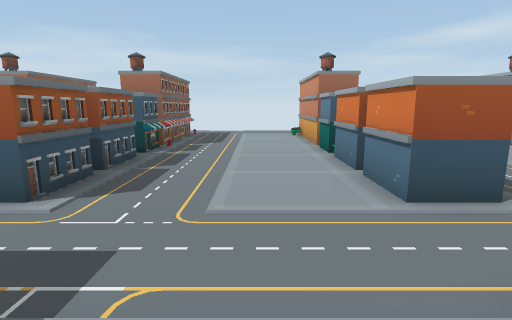
[1] (above)

24 first-person views from a walk through a 3-D level made in the Unity game engine. The camera is 1.2 m above the floor, tilts 10° down and sees 80° across. The floor is counted in squares, 1 m on a side. Each view is taken from the middle of a square. On the plan, view 1 faces up. The plan holds only what a view shows up to about 13 squares ahead; the rest is blank.

[2]
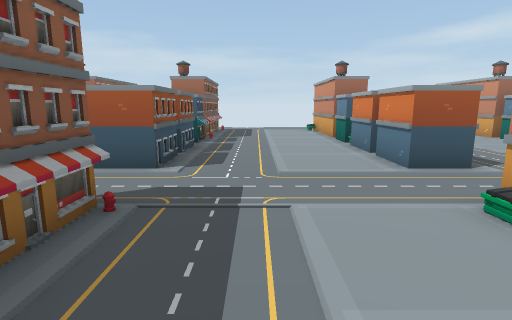

[3]
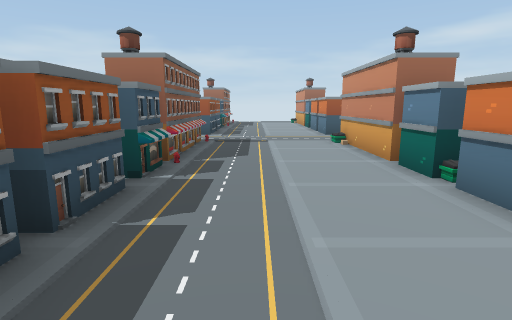

[4]
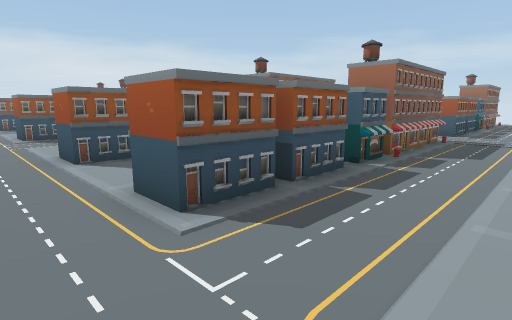

[5]
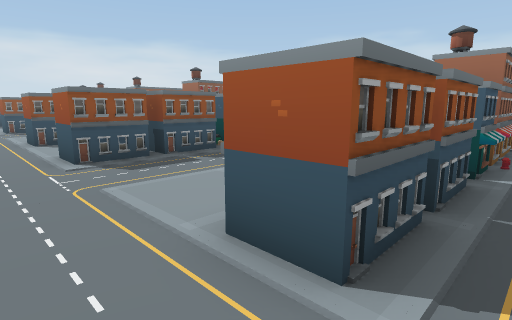

[6]
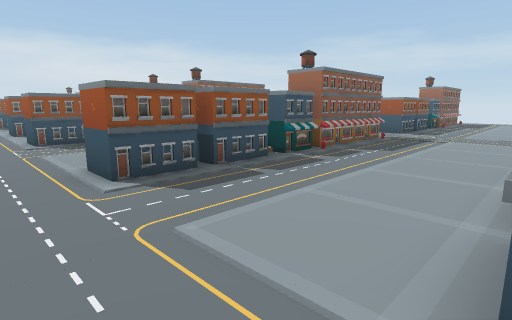

[7]
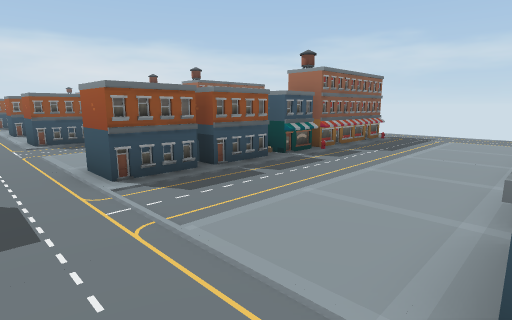

[8]
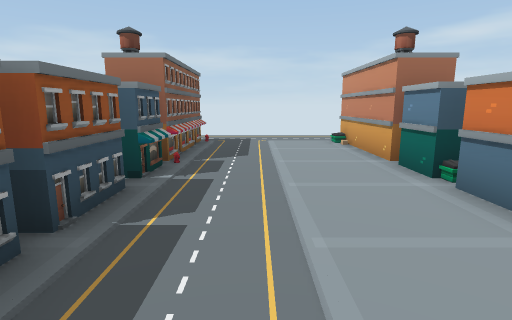

[9]
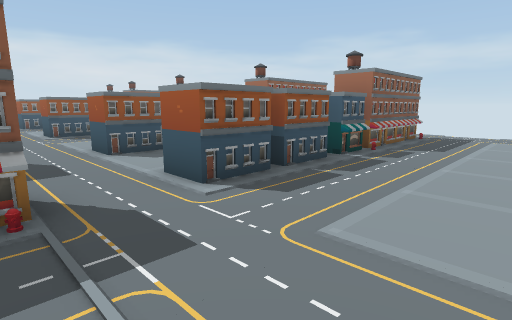

[10]
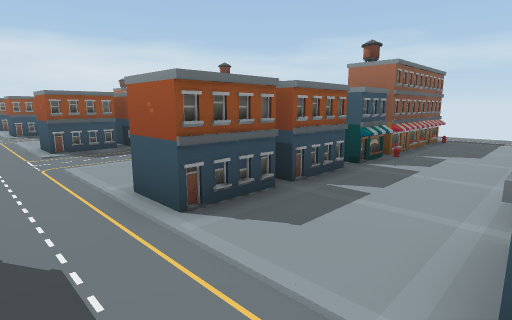

[11]
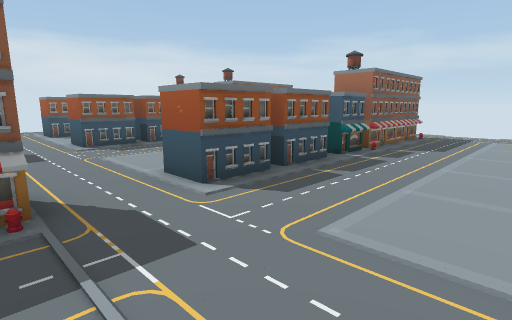

[12]
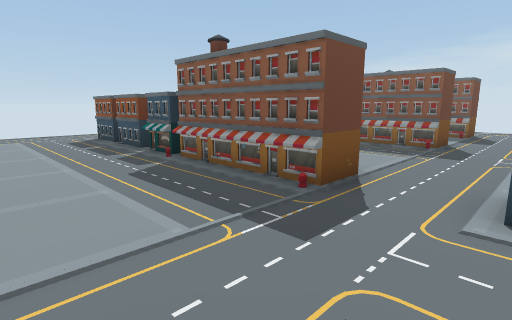

[13]
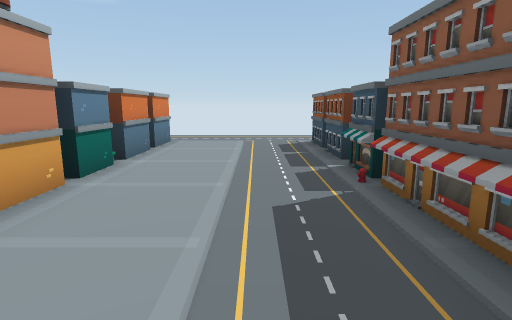

[14]
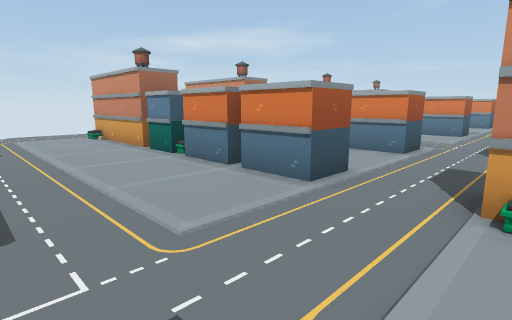

[15]
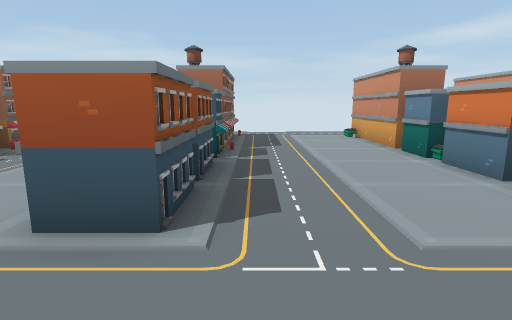

[16]
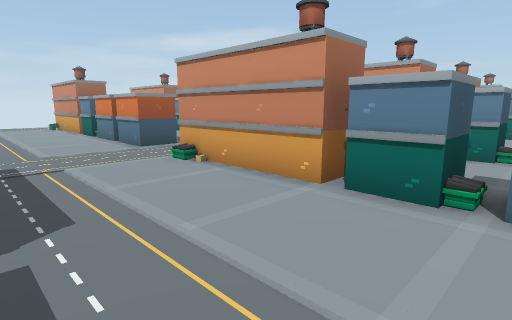

[17]
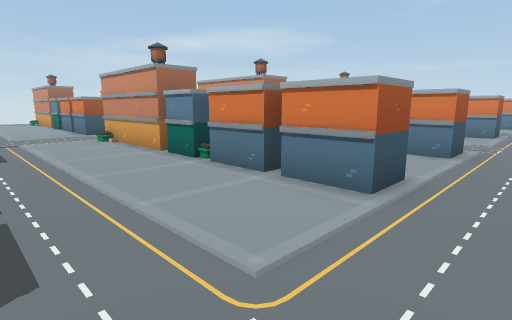

[18]
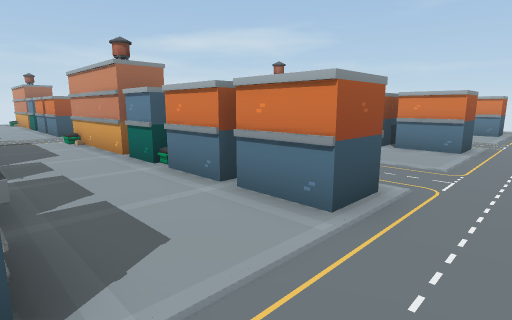

[19]
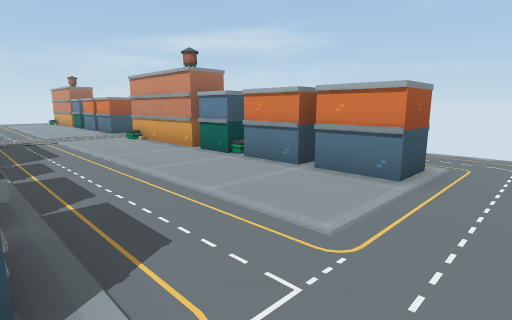

[20]
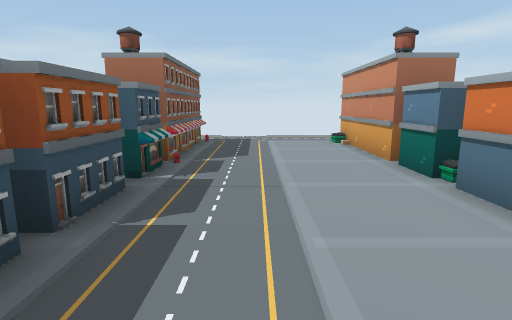

[21]
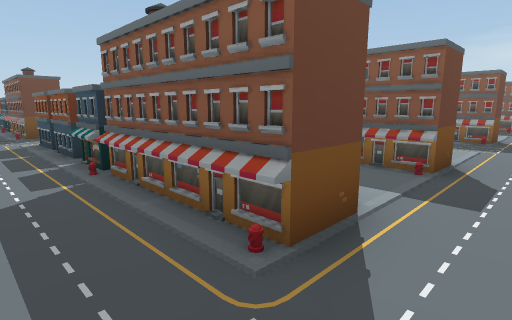

[22]
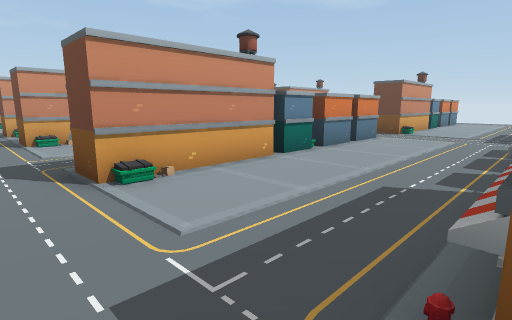

[23]
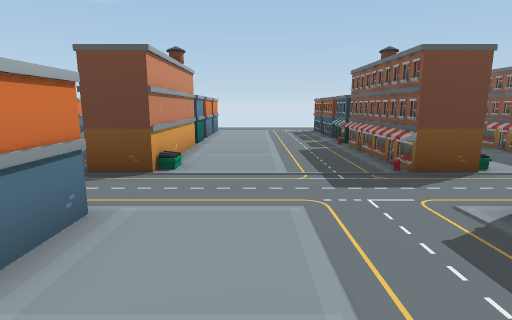

[24]
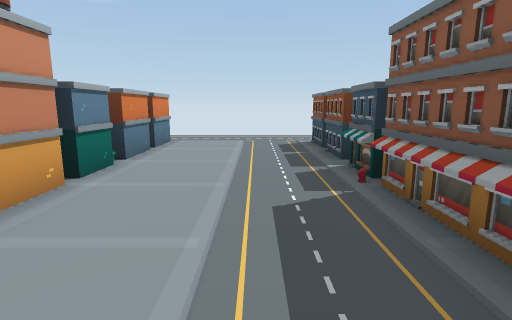

### Floor plan
Key: @ floor where view 1 was taken; . floor; B building.
Columns run from 25 left of view 1 to 11 right of it. Each row starts with its distance up from view 1.
 15       . ..........................
 14        ...........................
 13       B..  BB..  BB  BB..  BB..  B
 12       B..  BB..  BB  BB..  BB..  B
 11        ..  BB..  BB  BB..  BB..  B
 10       B..  BB..  BB  BB..  BB..  B
  9       B..  BB..  BB  BB..  BB..  BB
  8        ..  BB..  BB  BB..  BB..  B
  7        ... BB..  BB  BB..  BB..  B
  6      BB..  BB..  BB  BB... BB... B
  5       B..  BB..  BB  BB... BB... B
  4  BB  BB..  BB....BB..BB... BB....B
  3 ..................................
  2 ..................................
  1  BB  BB..  BB....BB  BB....BB..  B
  0       B..  BB..  BB  BB..@ BB..  B
 -1   B   B..  BB..  BB  BB..  BB..  B
 -2   B  BB..  BB..  BB  BB..  BB..  B
 -3       B..  BB... BB  BB..  BB..  BB
 -4       B..  BB... BB  BB..  BB..  B
 -5       B..  BB..  BB  BB..  BB..  B
 -6       B..  BB..  BB  BB... BB..  B
 -7       B..  BB..  BB  BB... BB..  B
 -8       B..  BB... BB  BB... BB....BB..
 -9       ...............................
-10       .............................

Positions as (right, up) in squares from view 1, and headings:
1: (0, 0), facing up
2: (-1, -2), facing up
3: (-1, -9), facing up
4: (0, -10), facing up-left
5: (4, -10), facing up-left
6: (8, -10), facing up-left
7: (8, 2), facing up-left
8: (5, 3), facing up
9: (1, 1), facing up-left
10: (-4, 2), facing up-left
11: (-9, 1), facing up-left
12: (-9, 4), facing down-left
13: (-11, 2), facing down
14: (-12, 1), facing up-right
15: (-12, 1), facing up
16: (-12, -5), facing up-right
17: (-12, -10), facing up-right
18: (-7, -10), facing up-right
19: (3, -10), facing up-right
20: (-1, 3), facing up
21: (-1, 15), facing down-left
22: (-19, 15), facing down-right
23: (-16, 7), facing down
24: (-17, 2), facing down
